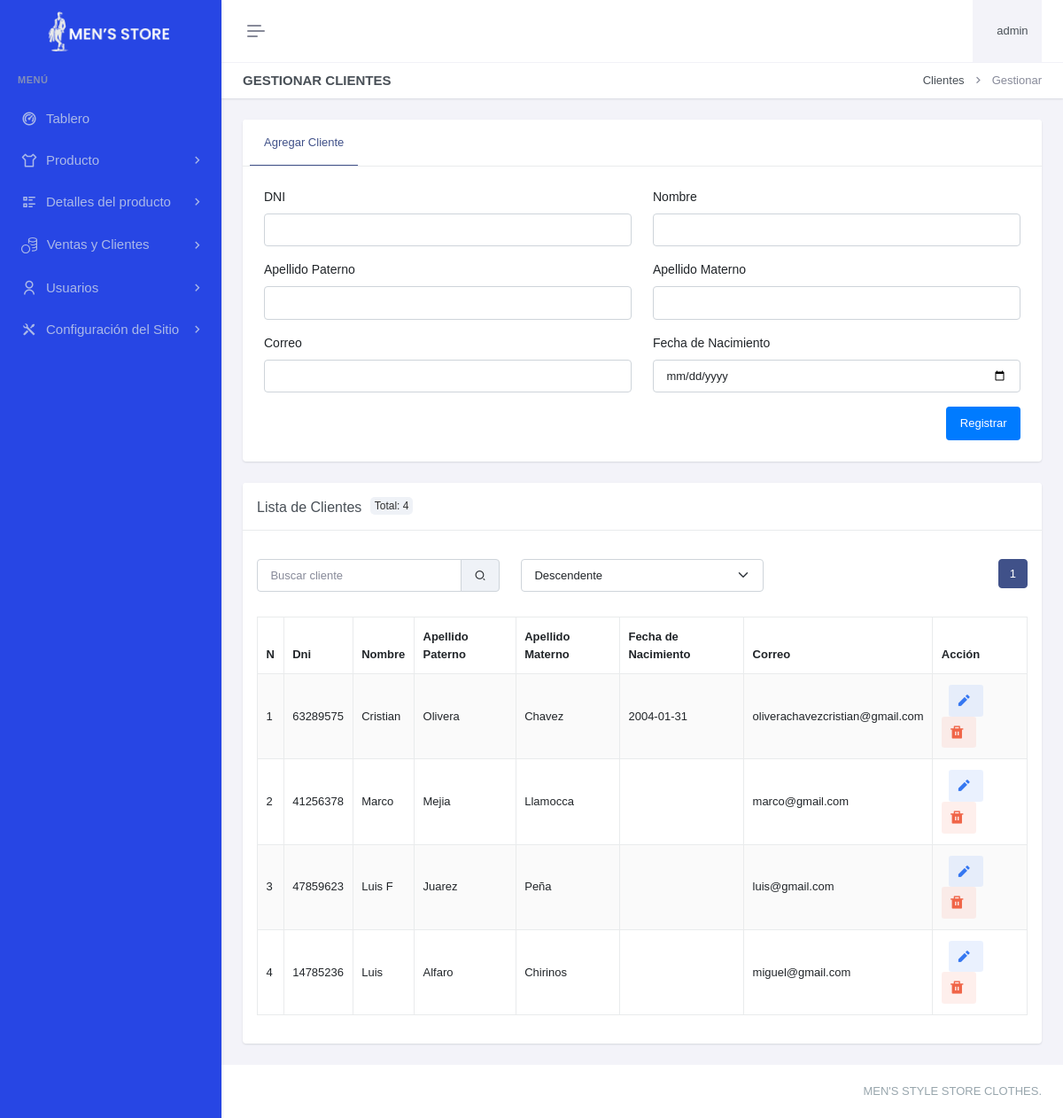
The app's page /paneladministrador/ventasclientes/clientes/gestionar-clientes.php (signed in), older data.
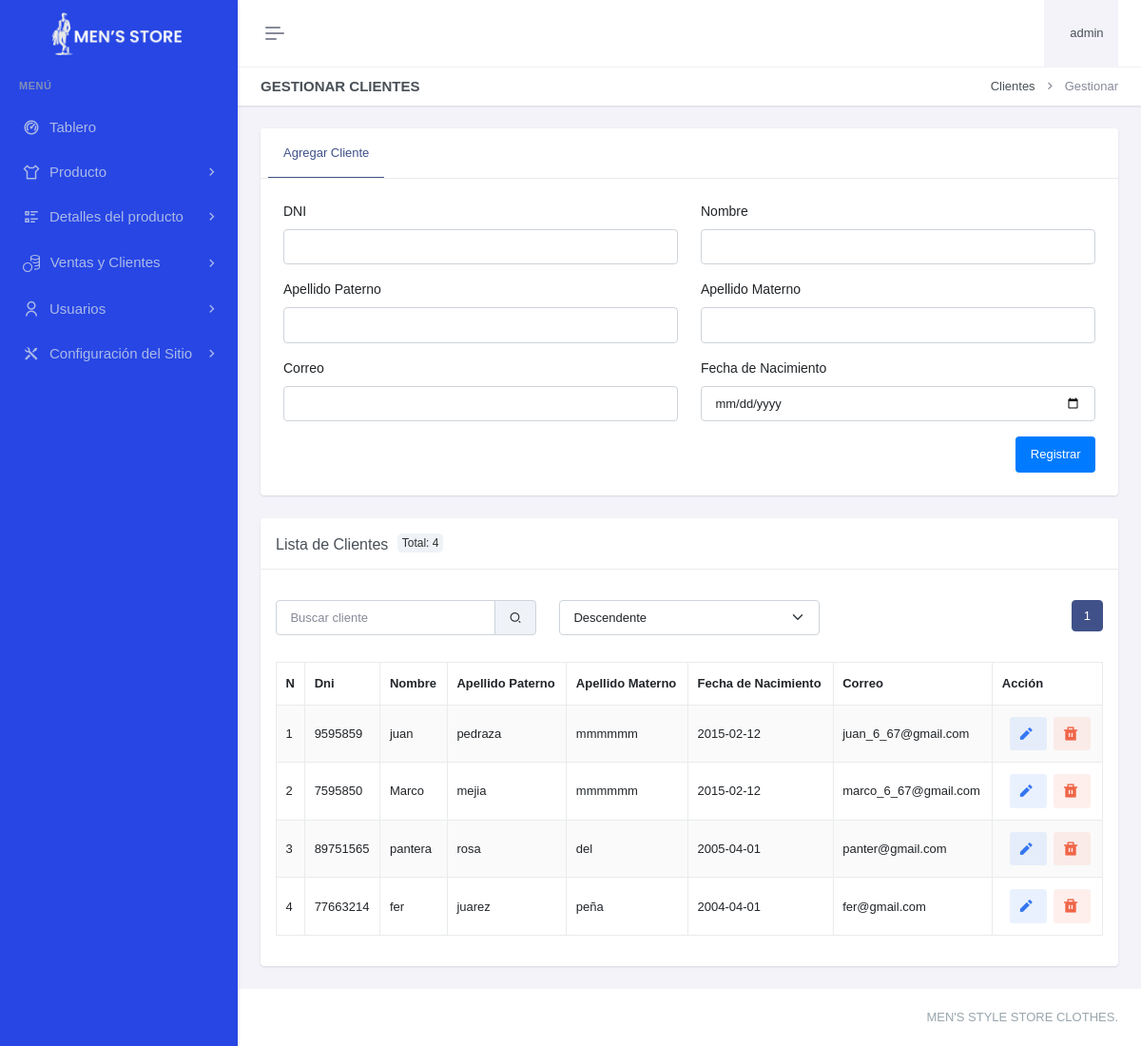
The same page, newer data.
### tables this page shows
CREATE TABLE `cliente` (
  `cliId` int(11) NOT NULL,
  `cliDni` char(8) NOT NULL,
  `cliNombre` varchar(100) DEFAULT NULL,
  `cliApellidoPaterno` varchar(100) DEFAULT NULL,
  `cliApellidoMaterno` varchar(100) DEFAULT NULL,
  `cliCorreo` varchar(150) DEFAULT NULL,
  `cliFechaRegis` datetime DEFAULT current_timestamp() ON UPDATE current_timestamp(),
  `cliFechaNacimiento` date DEFAULT NULL,
  `cliDireccion` varchar(255) DEFAULT NULL
);

### paneladministrador/ventasclientes/clientes/gestionar-clientes.php (the view, shortened to what the rows shown need)
<?php
include "../../header.php";
include "../../sidebar.php";
$registros_por_pagina = 10;
$pagina_actual = isset($_GET['pagina']) ? (int)$_GET['pagina'] : 1;
$offset = ($pagina_actual - 1) * $registros_por_pagina;
$search = isset($_GET['search']) ? $_GET['search'] : '';
$order_dir = isset($_GET['order_dir']) ? $_GET['order_dir'] : 'DESC';
$search_param = "%$search%";
?>
<div class="main-content">
    <div class="page-content">
        <div class="container-fluid">
            <div class="row">
                <div class="col-xxl-9">
                    <div class="card mt-4">
                        <div class="card-body">
                            <table id="example" class="table table-bordered dt-responsive nowrap table-striped align-middle" style="width:100%">
                                <thead>
                                    <tr>
                                        <th>N</th>
                                        <th>Dni</th>
                                        <th>Nombre</th>
                                        <th>Apellido Paterno</th>
                                        <th>Apellido Materno</th>
                                        <th>Fecha de Nacimiento</th>
                                        <th>Correo</th>
                                        <th class="accion-col">Acción</th>
                                    </tr>
                                </thead>
                                <tbody>
                                    <?php
                                   $query = "SELECT * FROM cliente WHERE cliDni LIKE ? OR cliNombre LIKE ? OR cliApellidoPaterno LIKE ? OR cliApellidoMaterno LIKE ? OR cliFechaNacimiento LIKE ? OR cliCorreo LIKE ? ORDER BY cliId $order_dir LIMIT $registros_por_pagina OFFSET $offset";
                                   $stmt = $con->prepare($query);
                                   $stmt->bind_param('ssssss', $search_param, $search_param, $search_param, $search_param, $search_param, $search_param);
                                   $stmt->execute();
                                   $result = $stmt->get_result();
                                   $numero_registro = $offset + 1;
                                    while ($row = mysqli_fetch_assoc($result)) {
                                        echo "<tr id='cliente-{$row['cliId']}'>
                                                <td>{$numero_registro}</td>
                                                <td>{$row['cliDni']}</td>
                                                <td>{$row['cliNombre']}</td>
                                                <td>{$row['cliApellidoPaterno']}</td>
                                                <td>{$row['cliApellidoMaterno']}</td>
                                                <td>{$row['cliFechaNacimiento']}</td>
                                                <td>{$row['cliCorreo']}</td>
                                                <td>
                                                <a href='editarcliente.php?id={$row['cliId']}' class='btn btn-soft-secondary btn-sm ms-2 me-1' aria-label='Editar' title='Editar'><i class='ri-pencil-fill align-bottom me-1' style='font-size: 1.5em;'></i></a>
                                                <a href='javascript:void(0);' class='btn btn-soft-danger btn-sm' onclick='confirmDeleteCliente({$row['cliId']})' aria-label='Eliminar' title='Eliminar'><i class='ri-delete-bin-fill align-bottom me-1' style='font-size: 1.5em;'></i></a>
                                                </td>
                                            </tr>";
                                            $numero_registro++;
                                    }
                                    ?>
                                </tbody>
                            </table>
                        </div>
                    </div>
                </div>
            </div>
        </div>
    </div>
</div>
<?php
include "../../footer.php";
?>

Row changes from the older to the newer data that the page shows:
removed cliente: cliDni "41256378", cliNombre "Marco", cliApellidoPaterno "Mejia", cliApellidoMaterno "Llamocca", cliCorreo "marco@gmail.com"
removed cliente: cliDni "47859623", cliNombre "Luis F", cliApellidoPaterno "Juarez", cliApellidoMaterno "Peña", cliCorreo "luis@gmail.com"
removed cliente: cliDni "14785236", cliNombre "Luis", cliApellidoPaterno "Alfaro", cliApellidoMaterno "Chirinos", cliCorreo "miguel@gmail.com"
added cliente: cliDni "9595859", cliNombre "juan", cliApellidoPaterno "pedraza", cliApellidoMaterno "mmmmmm", cliFechaNacimiento "2015-02-12", cliCorreo "juan_6_67@gmail.com"
added cliente: cliDni "7595850", cliNombre "Marco", cliApellidoPaterno "mejia", cliApellidoMaterno "mmmmmm", cliFechaNacimiento "2015-02-12", cliCorreo "marco_6_67@gmail.com"
added cliente: cliDni "89751565", cliNombre "pantera", cliApellidoPaterno "rosa", cliApellidoMaterno "del", cliFechaNacimiento "2005-04-01", cliCorreo "panter@gmail.com"
changed cliente: cliDni "63289575" → "77663214"; cliNombre "Cristian" → "fer"; cliApellidoPaterno "Olivera" → "juarez"; cliApellidoMaterno "Chavez" → "peña"; cliFechaNacimiento "2004-01-31" → "2004-04-01"; cliCorreo "oliverachavezcristian@gmail.com" → "fer@gmail.com"
